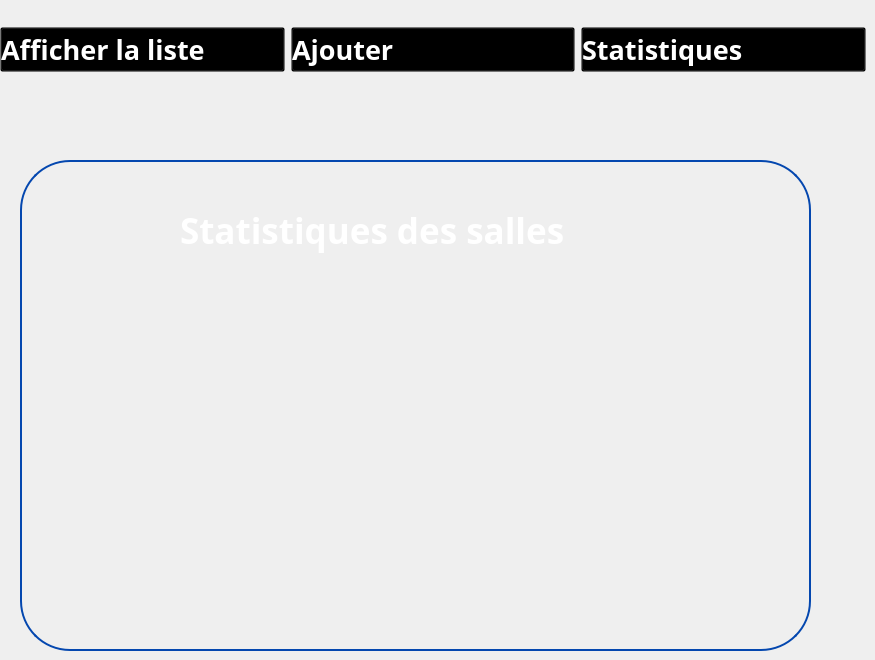
   <widget class="QWidget" name="statsalle">
    <widget class="QGroupBox" name="groupBox_45">
     <property name="geometry">
      <rect>
       <x>20</x>
       <y>160</y>
       <width>791</width>
       <height>491</height>
      </rect>
     </property>
     <property name="styleSheet">
      <string notr="true">QGroupBox {
	border-radius:50px;
    border: 2px solid #0447AF; /* Red border */
}
</string>
     </property>
     <property name="title">
      <string/>
     </property>
     <widget class="QLabel" name="label_151">
      <property name="geometry">
       <rect>
        <x>190</x>
        <y>30</y>
        <width>51</width>
        <height>51</height>
       </rect>
      </property>
      <property name="text">
       <string/>
      </property>
      <property name="pixmap">
       <pixmap>../../Downloads/wetransfer_gestion-de-formations_2024-02-16_1550/icons/client.png</pixmap>
      </property>
      <property name="scaledContents">
       <bool>true</bool>
      </property>
     </widget>
     <widget class="QLabel" name="label_152">
      <property name="geometry">
       <rect>
        <x>160</x>
        <y>40</y>
        <width>671</width>
        <height>61</height>
       </rect>
      </property>
      <property name="font">
       <font>
        <family>Plus Jakarta Sans</family>
        <pointsize>26</pointsize>
        <weight>75</weight>
        <bold>true</bold>
       </font>
      </property>
      <property name="styleSheet">
       <string notr="true">color:white;
    background: transparent;
</string>
      </property>
      <property name="text">
       <string>Statistiques des salles</string>
      </property>
     </widget>
     <widget class="QLabel" name="label_153">
      <property name="geometry">
       <rect>
        <x>70</x>
        <y>20</y>
        <width>81</width>
        <height>81</height>
       </rect>
      </property>
      <property name="text">
       <string/>
      </property>
      <property name="pixmap">
       <pixmap>:/Desktop/imageprojetcpp/gestion-de-projet.png</pixmap>
      </property>
      <property name="scaledContents">
       <bool>true</bool>
      </property>
     </widget>
    </widget>
    <widget class="QWidget" name="horizontalLayoutWidget_16">
     <property name="geometry">
      <rect>
       <x>0</x>
       <y>10</y>
       <width>866</width>
       <height>80</height>
      </rect>
     </property>
     <layout class="QHBoxLayout" name="horizontalLayout_19">
      <item>
       <widget class="QPushButton" name="pushButton_126">
        <property name="font">
         <font>
          <family>Gill Sans MT</family>
          <pointsize>20</pointsize>
          <weight>75</weight>
          <bold>true</bold>
         </font>
        </property>
        <property name="styleSheet">
         <string notr="true">QPushButton:hover {
    color: blue;
    background: transparent;
}

QPushButton {
    text-align: left;
    background: transparent;
    color: rgb(255,255,255);
}
</string>
        </property>
        <property name="text">
         <string>Afficher la liste</string>
        </property>
        <property name="icon">
         <iconset>
          <normaloff>../../Downloads/wetransfer_icons_2024-02-06_1419/icons/liste-de-controle.png</normaloff>../../Downloads/wetransfer_icons_2024-02-06_1419/icons/liste-de-controle.png</iconset>
        </property>
        <property name="iconSize">
         <size>
          <width>50</width>
          <height>46</height>
         </size>
        </property>
       </widget>
      </item>
      <item>
       <widget class="QPushButton" name="pushButton_127">
        <property name="font">
         <font>
          <family>Gill Sans MT</family>
          <pointsize>20</pointsize>
          <weight>75</weight>
          <bold>true</bold>
         </font>
        </property>
        <property name="styleSheet">
         <string notr="true">QPushButton:hover {
    color: blue;
    background: transparent;
}

QPushButton {
    text-align: left;
    background: transparent;
    color: rgb(255,255,255);
}
</string>
        </property>
        <property name="text">
         <string>Ajouter </string>
        </property>
        <property name="icon">
         <iconset>
          <normaloff>../../Downloads/wetransfer_icons_2024-02-06_1419/icons/image (3).png</normaloff>../../Downloads/wetransfer_icons_2024-02-06_1419/icons/image (3).png</iconset>
        </property>
        <property name="iconSize">
         <size>
          <width>50</width>
          <height>46</height>
         </size>
        </property>
       </widget>
      </item>
      <item>
       <widget class="QPushButton" name="pushButton_128">
        <property name="font">
         <font>
          <family>Gill Sans MT</family>
          <pointsize>20</pointsize>
          <weight>75</weight>
          <bold>true</bold>
         </font>
        </property>
        <property name="styleSheet">
         <string notr="true">QPushButton:hover {
    color: blue;
    background: transparent;
}

QPushButton {
    text-align: left;
    background: transparent;
    color: rgb(255,255,255);
}

</string>
        </property>
        <property name="text">
         <string>Statistiques</string>
        </property>
        <property name="icon">
         <iconset>
          <normaloff>../../Downloads/wetransfer_icons_2024-02-06_1419/icons/image (2).png</normaloff>../../Downloads/wetransfer_icons_2024-02-06_1419/icons/image (2).png</iconset>
        </property>
        <property name="iconSize">
         <size>
          <width>50</width>
          <height>46</height>
         </size>
        </property>
       </widget>
      </item>
     </layout>
    </widget>
   </widget>
